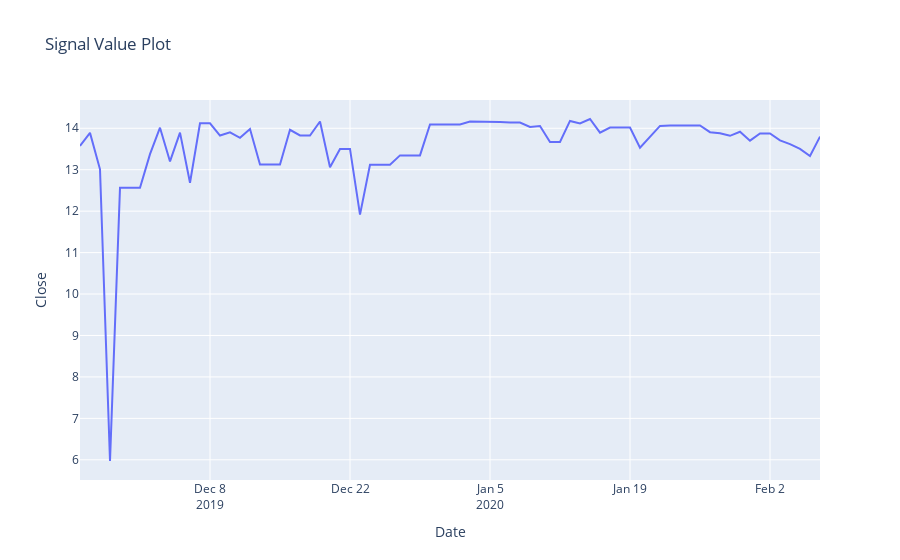

The cell this chart's notebook holds for it:
### Code cell
fig = go.Figure(data=[tracel], layout=layout)
fig.show()
